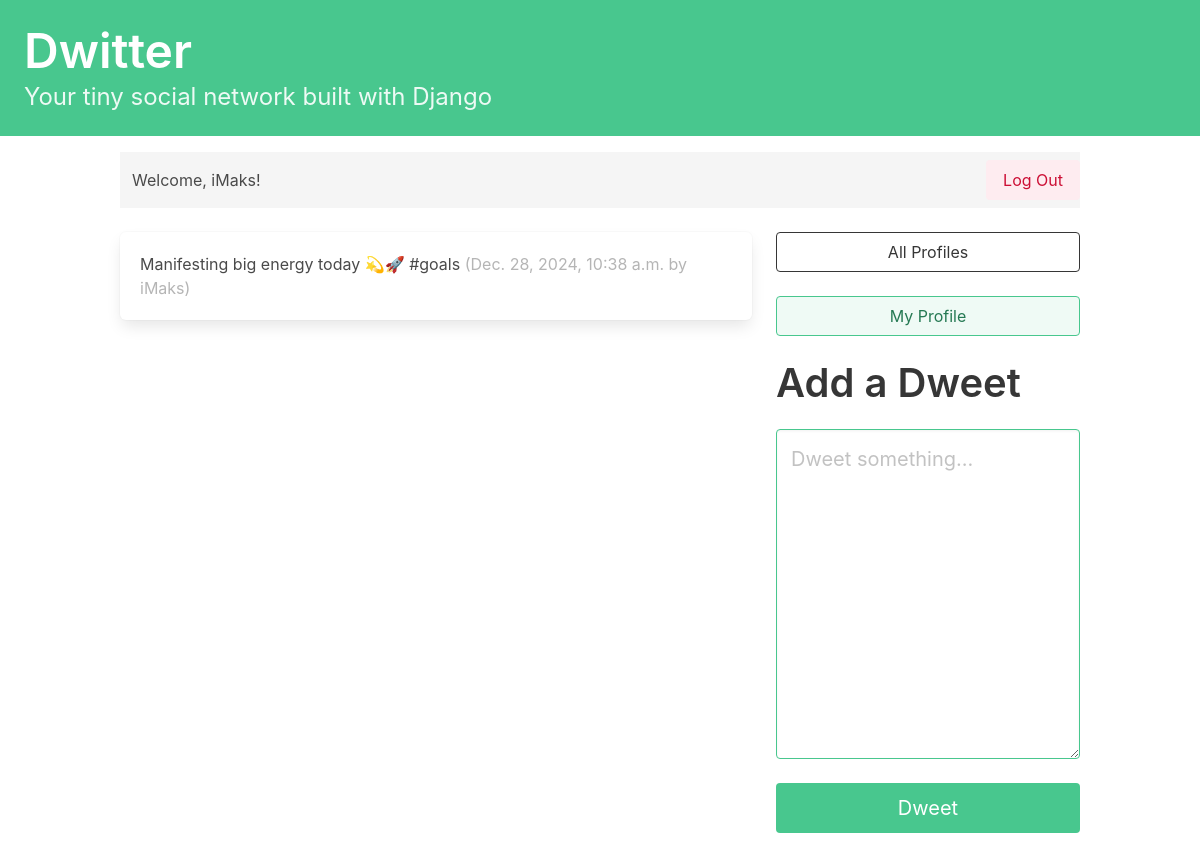
Screenshot of / (signed in) with the database file from the repository.
### dwitter/models.py (models this page shows, shortened)
class Dweet(models.Model):
    user = models.ForeignKey(
        User, related_name="dweets", on_delete=models.DO_NOTHING
    )
    body = models.CharField(max_length=140)
    created_at = models.DateTimeField(auto_now_add=True)

### dwitter/views.py (the view)
# urls.py: path("", dashboard, name="dashboard"),
@login_required
def dashboard(request):
    form = DweetForm(request.POST or None)
    if request.method == "POST":
        if form.is_valid():
            dweet = form.save(commit=False)
            dweet.user = request.user
            dweet.save()
            return redirect("dwitter:dashboard")
    followed_dweets = Dweet.objects.filter(
        user__profile__in=request.user.profile.follows.all()
    ).order_by("-created_at")
    return render(
        request,
        "dwitter/dashboard.html",
        {"form": form, "dweets": followed_dweets},
    )

### dwitter/forms.py
class DweetForm(forms.ModelForm):
    body = forms.CharField(
        required=True,
        widget=forms.widgets.Textarea(
            attrs={
                "placeholder": "Dweet something...",
                "class": "textarea is-success is-medium",
            }
        ),
        label="",
    )
    class Meta:
        model = Dweet
        exclude = ("user",)

### dwitter/templates/dwitter/dashboard.html (shortened to what this page needs)
{% extends 'base.html' %}
{% block content %}
<nav class="navbar is-light mb-5" role="navigation" aria-label="main navigation">
    <div class="container">
        <div class="navbar-menu">
            <div class="navbar-start">
                <a class="navbar-item" href="{% url 'dwitter:dashboard' %}">
                    <p>Welcome, {{ user.username }}!</p>
                </a>
            </div>
            <div class="navbar-end">
                {% if user.is_authenticated %}
                <div class="navbar-item">
                    <a class="button is-light is-danger" href="{% url 'dwitter:logout' %}">
                        Log Out
                    </a>
                </div>
                {% endif %}
            </div>
        </div>
    </div>
</nav>
<div class="columns">
    <div class="column">
        {% if dweets %}
        {% for dweet in dweets %}
        <div class="box">
            {{dweet.body}}
            <span class="is-small has-text-grey-light">
                ({{ dweet.created_at }} by {{ dweet.user.username }})
            </span>
        </div>
        {% endfor %}
        {% else %}
        <div class="box">
            Follow profiles to view dweets.
        </div>
        {% endif %}
    </div>
    <div class="column is-one-third">
        <div class="block">
            <a href="{% url 'dwitter:profile_list' %} ">
                <button class="button is-dark is-outlined is-fullwidth">
                    All Profiles
                </button>
            </a>
        </div>
        <div class="block">
            <a href="{% url 'dwitter:profile' request.user.profile.id %} ">
                <button class="button is-success is-light is-outlined is-fullwidth">
                    My Profile
                </button>
            </a>
        </div>
        <div class="block">
            <div class="block">
                <h2 class="title is-2">Add a Dweet</p>
            </div>
            <div class="block">
                <form method="post">
                    {{ form.as_p }}
                    <button class="button is-success is-fullwidth is-medium mt-5" type="submit">Dweet
                    </button>
                </form>
            </div>
        </div>
    </div>
</div>
{% endblock content %}

### rows the page displays
Dweet: body "Manifesting big energy today 💫🚀 #goals", created_at "Dec. 28, 2024, 10:38 a.m.", user.username "iMaks"

### other values shown
{{ user.username }} "iMaks"
